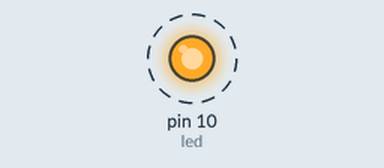
Bench run of a sketch on a simulated Arduino Uno, built with avr-gcc and run on an emulated ATmega328P. Shown: output pins drawn as LEDs (lit = HIGH). Dashed ring = blinking.

Above: at 0.02 s.
Timing chart, 0 to 3.0 s (numbered marks = the images above):
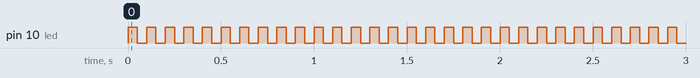

Measured:
- by itself, pin 10 (led): alternates HIGH for 0.05 s and LOW for 0.05 s

The sketch:

sketch_may25b.ino
```cpp
int led=10;

void setup() {
  // put your setup code here, to run once:
  pinMode(led, OUTPUT);
}

void loop() {
  // put your main code here, to run repeatedly:
  digitalWrite(led, HIGH);
  delay(50);
  digitalWrite(led, LOW);
  delay(50);

}
```
